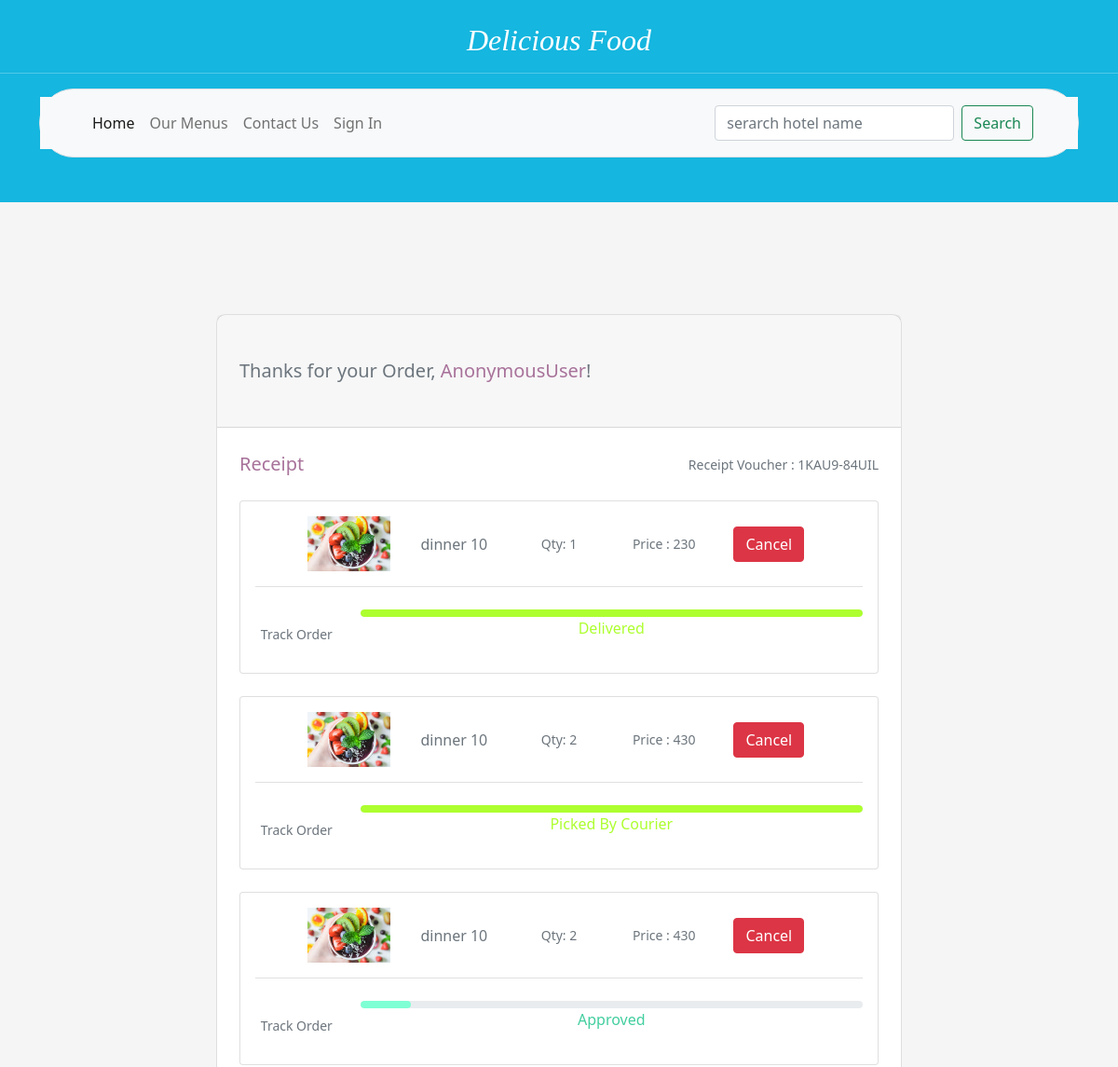
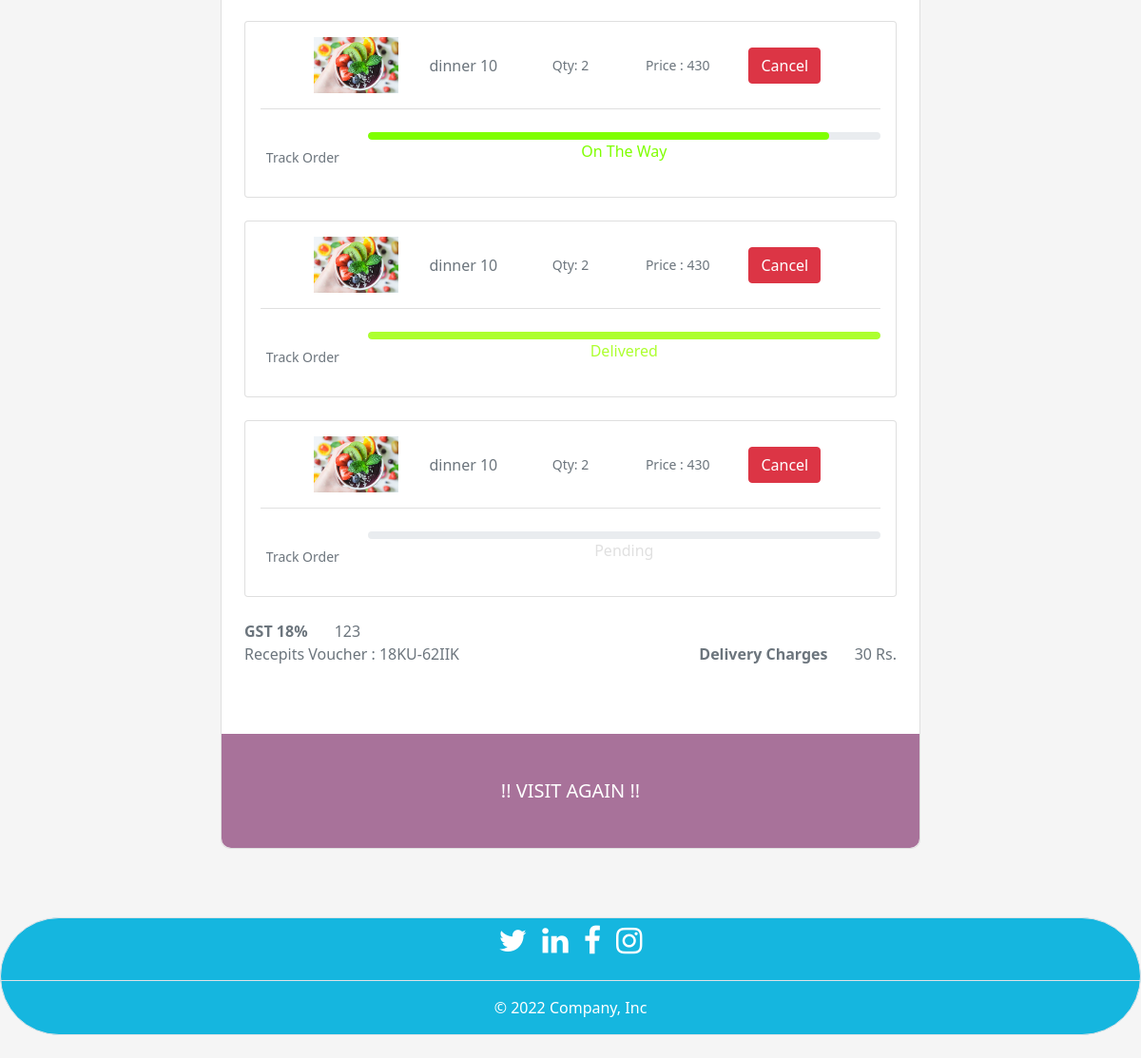
Page /order/ on the earlier database version (2 pictures, top to bottom).
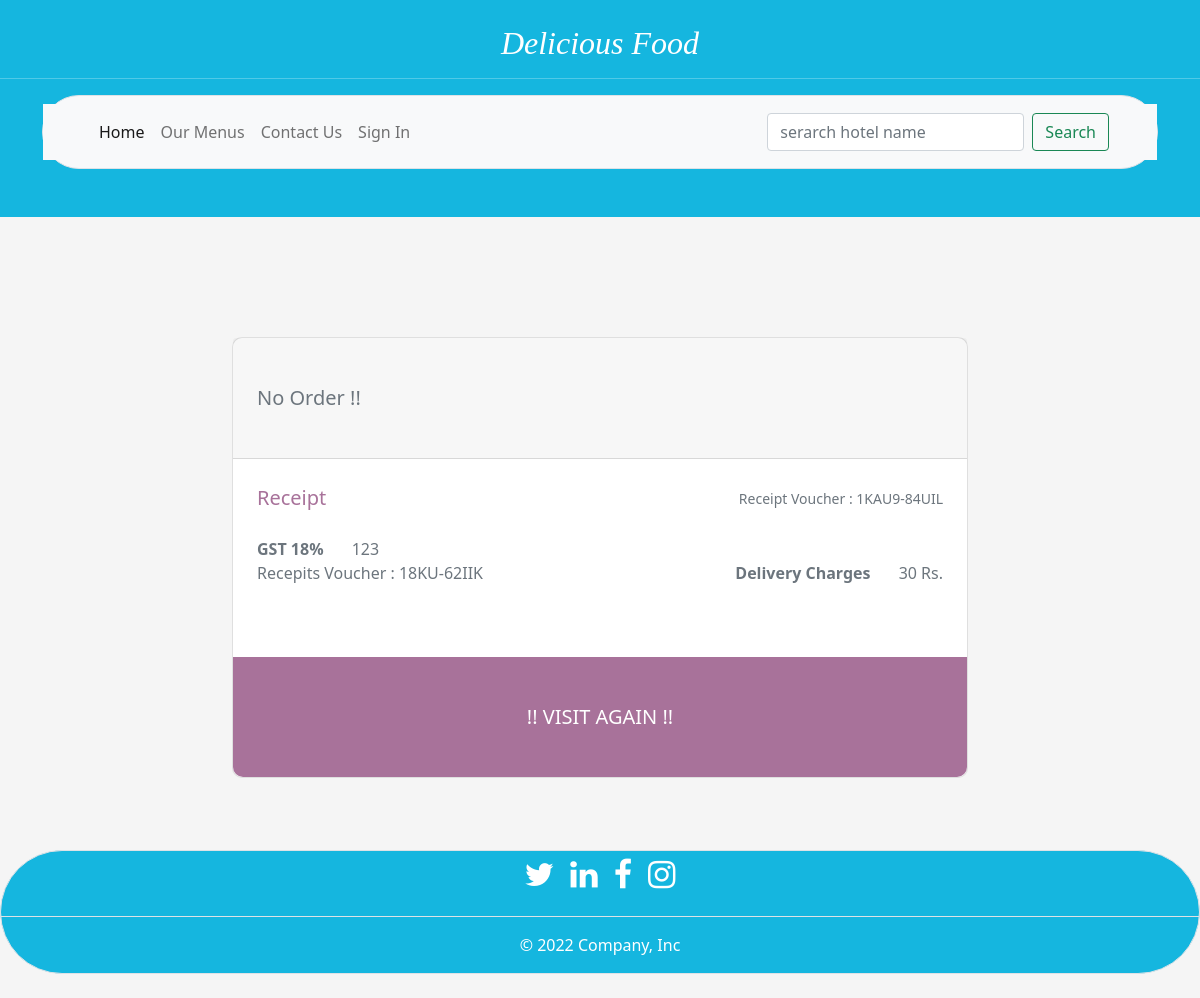
Same page on the later database version.
### Apk/models.py (models this page shows)
class Order(models.Model):
    user = models.ForeignKey(User,on_delete= models.CASCADE )
    name = models.CharField(max_length=122)
    category = models.CharField(max_length=122)
    quantity = models.IntegerField()
    price = models.IntegerField()
    date = models.DateField(default= timezone.now)
    status = models.CharField(choices= CHOICES,max_length= 155,default= 'Pending', null= True)
    product_img = models.ImageField()

### Apk/views.py (the view, shortened to what this page needs)
# urls.py: path('order/',views.order, name= 'order'),
def order(request,id = None, qun = None):
    order = Order.objects.all()
    bol_order = Order.objects.exists()
    print(bol_order)
    if bol_order == False:
        messages.warning(request,'No Order !!')
    return render(request, 'order.html',{'order': order})

### Apk/templates/order.html (shortened to what this page needs)
{% extends 'base.html' %}
{% block blog %}
<section class="h-100 gradient-custom">
  <div class="container py-5 h-100">
    <div class="row d-flex justify-content-center align-items-center h-100">
      <div class="col-lg-10 col-xl-8">
        <div class="card" style="border-radius: 10px;">
          {% if messages %}
            {% for msg in messages %}
              <div class="card-header px-4 py-5">
                <h5 class="text-muted mb-0">{{msg}}</h5>
              </div>
            {% endfor %}
          {% else %}
            <div class="card-header px-4 py-5">
              <h5 class="text-muted mb-0">Thanks for your Order, <span style="color: #a8729a;">{{request.user}}</span>!</h5>
            </div>
          {% endif %}
          <div class="card-body p-4">
            <div class="d-flex justify-content-between align-items-center mb-4">
              <p class="lead fw-normal mb-0" style="color: #a8729a;">Receipt</p>
              <p class="small text-muted mb-0">Receipt Voucher : 1KAU9-84UIL</p>
            </div>
            {% for ordered in order %}
              <div class="card shadow-0  mb-4 text-center">
                <div class="card-body">
                  <div class="row justify-content-center">
                    <div class="col-md-2">
                      <img src="{{ordered.product_img.url}}"
                        class="img-fluid" alt="Phone">
                    </div>
                    <div class="col-md-2 text-center d-flex justify-content-center align-items-center">
                      <p class="text-muted mb-0">{{ordered.name}}</p>
                    </div>
                    <div class="col-md-2 text-center d-flex justify-content-center align-items-center">
                      <p class="text-muted mb-0 small">Qty: {{ordered.quantity}}</p>
                    </div>
                    <div class="col-md-2 text-center d-flex justify-content-center align-items-center">
                      <p class="text-muted mb-0 small">Price : {{ordered.price}}</p>
                    </div>
                    <div class="col-md-2 text-center d-flex justify-content-center align-items-center">
                      <form action="/ordercancel/{{ordered.id}}" method="POST">
                        <button class="btn btn-danger my-1" type="submit">Cancel</button>
                      </form>
                    </div>
                  </div>
                  <hr class="mb-4" style="background-color: #e0e0e0; opacity: 1;">
                  <div class="row d-flex align-items-center">
                    <div class="col-md-2">
                      <p class="text-muted mb-0 small">Track Order</p>
                    </div>
                    {% if ordered.status == 'Pending' %}
                      <div class="col-md-10">
                        <div class="progress" style="height: 8px; border-radius: 16px;">
                        </div>
                        <div class="d-flex justify-content-around mb-1">
                          <p style="color: #e0e0e0;">{{ordered.status}}</p>
                        </div>
                      </div>
                    {% elif ordered.status == 'Approved' %}
                      <div class="col-md-10">
                        <div class="progress" style="height: 8px; border-radius: 16px;">
                          <div class="progress-bar" role="progressbar"
                            style="width: 10%; border-radius: 16px; background-color:aquamarine" aria-valuenow="65"
                            aria-valuemin="0" aria-valuemax="100"></div>
                        </div>
                        <div class="d-flex justify-content-around mb-1">
                          <p style="color: rgb(66, 206, 159);" >{{ordered.status}}</p>
                        </div>
                      </div>
                    {% elif ordered.status == 'On The Way' %}
                      <div class="col-md-10">
                        <div class="progress" style="height: 8px; border-radius: 16px;">
                          <div class="progress-bar" role="progressbar"
                            style="width: 90%; border-radius: 16px; background-color:chartreuse" aria-valuenow="65"
                            aria-valuemin="0" aria-valuemax="100"></div>
                        </div>
                        <div class="d-flex justify-content-around mb-1">
                          <p style="color: chartreuse;" >{{ordered.status}}</p>
                        </div>
                      </div>
                    {% else %}
                      <div class="col-md-10">
                        <div class="progress" style="height: 8px; border-radius: 16px;">
                          <div class="progress-bar" role="progressbar"
                            style="width: 100%; border-radius: 16px; background-color:greenyellow" aria-valuenow="65"
                            aria-valuemin="0" aria-valuemax="100"></div>
                        </div>
                        <div class="d-flex justify-content-around mb-1">
                          <p  style="color: greenyellow;">{{ordered.status}}</p>
                        </div>
                      </div>
                    {% endif %}
                  </div>
                </div>
              </div>
            {% endfor %}
            <div class="d-flex justify-content-between">
              <p class="text-muted mb-0"><span class="fw-bold me-4">GST 18%</span> 123</p>
            </div>
            <div class="d-flex justify-content-between mb-5">
              <p class="text-muted mb-0">Recepits Voucher : 18KU-62IIK</p>
              <p class="text-muted mb-0"><span class="fw-bold me-4">Delivery Charges</span> 30 Rs.</p>
            </div>
          </div>
          <div class="card-footer border-0 px-4 py-5"
            style="background-color: #a8729a; border-bottom-left-radius: 10px; border-bottom-right-radius: 10px;">
            <h5 class="d-flex align-items-center justify-content-center text-white text-uppercase mb-0">
              !! Visit Again !!</h5>
          </div>
        </div>
      </div>
    </div>
  </div>
</section>
{% endblock blog %}

### Apk/templates/base.html (shortened to what this page needs)
<!doctype html>
<html lang="en">
<head>
    <link href="https://cdn.jsdelivr.net/npm/bootstrap@5.1.3/dist/css/bootstrap.min.css" rel="stylesheet"
>
    <link href="https://maxcdn.bootstrapcdn.com/font-awesome/4.7.0/css/font-awesome.min.css" rel="stylesheet">
    {% load static %}
    <link rel="stylesheet" href="{% static 'css/main.css' %}">
</head>
<body>
    {% block header %}
    <div class="contain1 text-center ">
        <br>
        <h1>Delicious Food</h1>
        <hr style="color: white;">
        <div class="container">
            <nav class="navbar navbar-expand-lg navbar-light border bg-light">
                <div class="container-fluid  px-5 py-2 bg-light">
                    <div class="collapse navbar-collapse" id="navbarSupportedContent">
                        <ul class="navbar-nav me-auto mb-2 mb-lg-0 ">
                            <li class="nav-item">
                                <a class="nav-link active" aria-current="page" href="{% url 'home' %}">Home</a>
                            </li>
                            <li class="nav-item">
                                <a class="nav-link" href="#">Our Menus</a>
                            </li>
                            <li class="nav-item">
                                <a class="nav-link" href="#">Contact Us</a>
                            </li>
                            {% if request.user.is_authenticated %}
                            <li class="nav-item">
                                <a class="nav-link" href="{% url 'profile' %}">Profile</a>
                            </li>
                            {% else %}
                            <li class="nav-item">
                                <a class="nav-link" href="{% url 'signin' %}">Sign In</a>
                            </li>
                            {% endif %}
                        </ul>
                        <form class="d-flex" action="/zpcode" method="POST">
                            <input class="form-control me-2" type="search" name="search" placeholder="serarch hotel name" aria-label="Search" required>
                            <button class="btn btn-outline-success" type="submit" name="searchbutton">Search</button>
                        </form>
                    </div>
                </div>
            </nav>
        </div>
        <br> <br>
    </div>
    {% endblock header %}
    <br><br> <br>
    {% block blog %}{% endblock blog %}
    {% block footer %}
    <br>
    <div style="background-color: rgb(21, 182, 223);" class="border">
        <footer>
            <ul class="nav justify-content-center border-bottom pb-3 mb-3">
                <li><a class="nav-link px-2 text-muted" href="#"><i class="fa fa-twitter"
                            style="color: white; font-size:xx-large;"></i></a></li>
                <li><a class="nav-link px-2 text-muted" href="www.linkedin.com/in/chetanvarade31"><i class="fa fa-linkedin"
                            style="color: white; font-size:xx-large;"></i></a></li>
                <li><a class="nav-link px-2 text-muted" href="#"><i class="fa fa-facebook"
                            style="color: white; font-size:xx-large;"></i></a></li>
                <li><a class="nav-link px-2 text-muted" href="https://www.instagram.com/_chetan_varade/"><i
                            class="fa fa-instagram" style="color: white; font-size:xx-large;"></i></a></li>
            </ul>
            <p class="text-center" style="color: white;">© 2022 Company, Inc</p>
        </footer>
    </div>
    <br>
    {% endblock footer %}
</body>
</html>

### Apk/static/css/main.css (style rules this page uses)
a { text-decoration: none; }

### Apk/templates/base.html (style rules this page uses)
body { background-color: whitesmoke; }
.contain1 { background-color: rgb(21, 182, 223); }
.border { border-radius: 80px; }
h1 { color: white; font-size: xx-large; font-family: Cambria, Cochin, Georgia, Times, 'Times New Roman', serif; font-style: italic; }

Differences in the rows shown:
removed Order: product_img (picture), name "dinner 10", quantity "1", price "230", status "Delivered"
removed Order: product_img (picture), name "dinner 10", quantity "2", price "430", status "Picked By Courier"
removed Order: product_img (picture), name "dinner 10", quantity "2", price "430", status "Approved"
removed Order: product_img (picture), name "dinner 10", quantity "2", price "430", status "On The Way"
removed Order: product_img (picture), name "dinner 10", quantity "2", price "430", status "Delivered"
removed Order: product_img (picture), name "dinner 10", quantity "2", price "430", status "Pending"
Other differences:
{{ request.user }}: "AnonymousUser" → (not shown)
new list line: "No Order !!"
text no longer shown: "Thanks for your Order, !"
